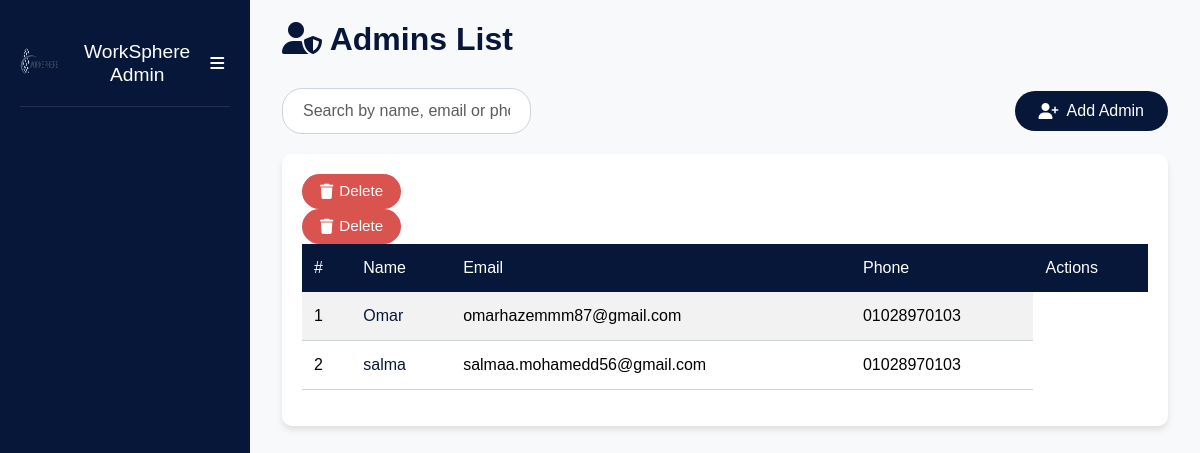
Page /admin/admins_list.php on the earlier database version.
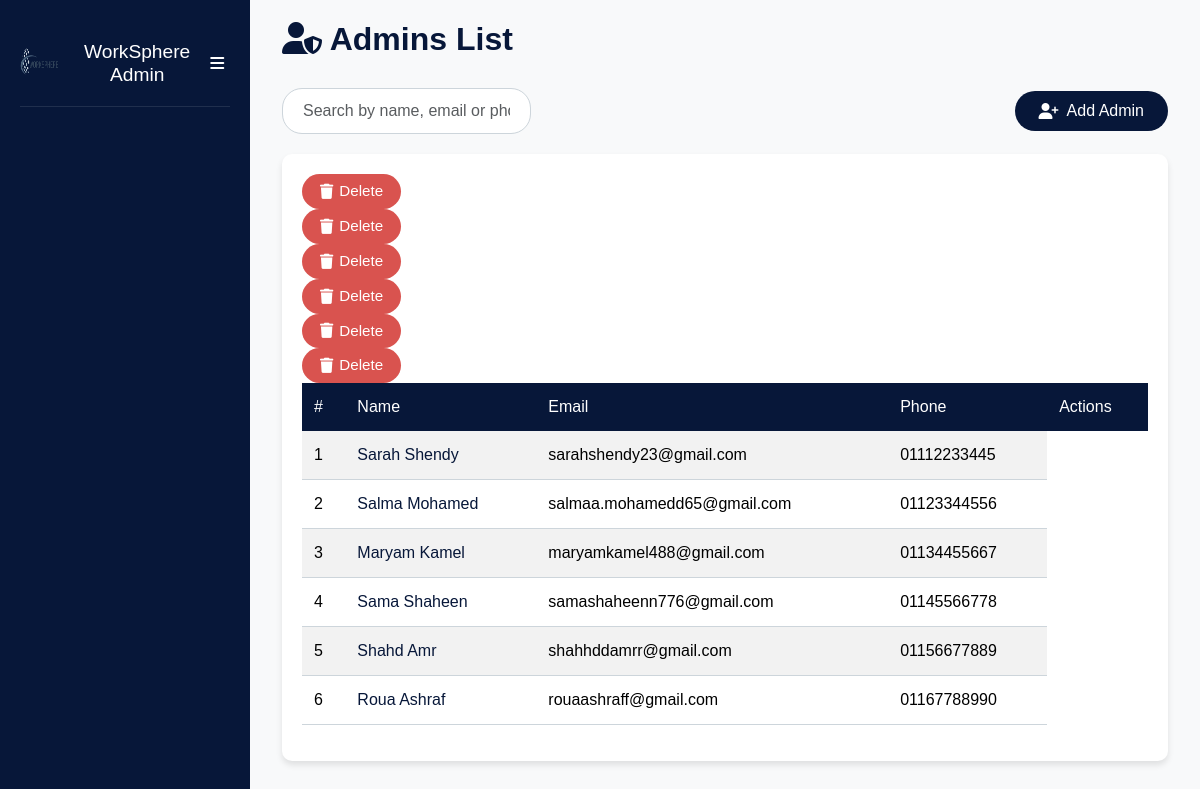
Same page on the later database version.
### tables this page shows
CREATE TABLE `users` (
  `user_id` int(11) NOT NULL,
  `name` varchar(255) NOT NULL,
  `email` varchar(255) NOT NULL,
  `phone` varchar(15) NOT NULL,
  `password` varchar(255) NOT NULL,
  `age` int(11) DEFAULT NULL,
  `job_title` varchar(255) DEFAULT NULL,
  `image` longtext DEFAULT 'default.png',
  `location` varchar(255) DEFAULT NULL,
  `created_at` timestamp NOT NULL DEFAULT current_timestamp(),
  `role_id` int(11) DEFAULT NULL,
  `last_seen` datetime NOT NULL DEFAULT current_timestamp(),
  `company_name` varchar(255) DEFAULT NULL,
  `contact_info` varchar(255) DEFAULT NULL,
  `company_type` varchar(255) DEFAULT NULL,
  `zone_id` int(11) DEFAULT NULL,
  `portfolio` longtext DEFAULT NULL,
  `action` varchar(255) NOT NULL DEFAULT 'active'
);

### admin/admins_list.php (the view, shortened to what this page needs)
<?php
include "sidebar.php";
if (isset($_POST['search']) && !empty($_POST['text'])) {
    $text = mysqli_real_escape_string($connect, $_POST['text']);
    $select_users = "SELECT `users`.`user_id`, `users`.`name`, `users`.`email`, `users`.`phone`
    FROM `users`
    WHERE `users`.`role_id` = '4' AND (`users`.`name` LIKE '%$text%' OR `users`.`email` LIKE '%$text%' OR `users`.`phone` LIKE '%$text%')";
} else {
    $select_users = "SELECT `users`.`user_id`, `users`.`name`, `users`.`email`, `users`.`phone`
    FROM `users`
    WHERE `users`.`role_id` = '4'";
}
$run_select = mysqli_query($connect, $select_users);
?>
<!DOCTYPE html>
<html lang="en">
<head>
    <link rel="stylesheet" href="https://cdnjs.cloudflare.com/ajax/libs/bootstrap/5.3.3/css/bootstrap.min.css">
    <link rel="stylesheet" href="https://cdnjs.cloudflare.com/ajax/libs/font-awesome/6.4.0/css/all.min.css">
    <link rel="stylesheet" href="https://cdn.jsdelivr.net/npm/sweetalert2@11/dist/sweetalert2.min.css">
</head>
<body>
    <div class="main-content" id="mainContent">
        <div class="container-fluid">
            <h2><i class="fas fa-user-shield"></i> Admins List</h2>
                <div class="controls-container">
                    <div class="search-wrapper">
                        <input type="text" id="searchText" class="form-control" placeholder="Search by name, email or phone...">
                </div>
                <button id="addAdminBtn" class="btn btn-primary" style="border-radius: 20px; padding: 8px 24px; font-weight: 500;"><i class="fas fa-user-plus"></i> Add Admin</button>
            </div>
                <div class="table-container">
                <div class="table-responsive">
                    <table class="table table-striped table-hover">
                        <thead>
                            <tr>
                                <th>#</th>
                                <th>Name</th>
                                <th>Email</th>
                                <th>Phone</th>
                                <th>Actions</th>
                            </tr>
                        </thead>
                        <tbody id="adminsTable">
                            <?php
                            $counter = 1;
                            if (mysqli_num_rows($run_select) > 0) {
                                foreach ($run_select as $row) {
                                    echo '<tr>';
                                    echo '<td>' . $counter++ . '</td>';
                                    echo '<td><a href="../profile.php?user_id=' . htmlspecialchars($row['user_id']) . '">' . htmlspecialchars($row['name']) . '</a></td>';
                                    echo '<td>' . htmlspecialchars($row['email']) . '</td>';
                                    echo '<td>' . htmlspecialchars($row['phone']) . '</td>';
                                    echo '<div class="action-buttons">';
                                    echo '<a href="?action=delete&id=' . htmlspecialchars($row['user_id']) . '" class="btn btn-danger btn-sm"><i class="fas fa-trash"></i> Delete</a>';
                                    echo '</div>';
                                    echo '</tr>';
                                }
                            } else {
                                echo '<tr><td colspan="5" class="text-center">No admins found</td></tr>';
                            }
                            ?>
                        </tbody>
                    </table>
                </div>
            </div>
        </div>
    </div>
</body>
</html>

### admin/sidebar.php (shortened to what this page needs)
<!DOCTYPE html>
<html lang="en">
<head>
    <link rel="stylesheet" href="https://cdnjs.cloudflare.com/ajax/libs/bootstrap/5.3.3/css/bootstrap.min.css">
    <link rel="stylesheet" href="https://cdnjs.cloudflare.com/ajax/libs/font-awesome/6.4.0/css/all.min.css">
</head>
<body>
<div class="sidebar">
    <div class="sidebar-header">
        <div class="logo-container">
            <img src="../img/logo.png" alt="Logo">
            <?php if (isset($_SESSION['role_id']) && $_SESSION['role_id'] == 3): ?>
                <h3>Workspace Owner</h3>
            <?php else: ?>
                <h3 style="color: #fff;">WorkSphere Admin</h3>
            <?php endif; ?>
        </div>
        <button class="toggle-sidebar" id="toggleSidebar">
            <i class="fas fa-bars"></i>
        </button>
    </div>
</div>
</body>
</html>

### admin/sidebar.php (style rules this page uses)
:root { --primary-color: #071739; --secondary-color: #4B6382; --info-color: #A4B5C4; --light-color: #CDD5DB; --accent-warm: #A68868; --accent-light: #E3C39D; }
body { background-color: #f8f9fa; font-family: 'DM Sans', sans-serif; }
.sidebar { position: fixed; top: 0; left: 0; height: 100vh; width: 250px; background-color: var(--primary-color); padding: 20px; color: white; transition: all 0.3s ease; z-index: 1000; }
.sidebar-header { padding: 20px 0; text-align: center; border-bottom: 1px solid rgba(255, 255, 255, 0.1); display: flex; align-items: center; justify-content: space-between; }
.sidebar-header .logo-container { display: flex; align-items: center; gap: 10px; }
.sidebar-header img { width: 40px; height: 40px; }
.sidebar-header h3 { margin: 0; font-size: 1.2rem; }
.toggle-sidebar { background: none; color: white; border: none; width: 30px; height: 30px; display: flex; align-items: center; justify-content: center; cursor: pointer; transition: all 0.3s ease; padding: 0; }
.main-content { margin-left: 250px; padding: 20px; transition: all 0.3s ease; }
.main-content { margin-left: 250px; padding: 20px; }
.table-container { width: 100%; background: #fff; padding: 20px; border-radius: 10px; box-shadow: 0px 4px 6px rgba(0, 0, 0, 0.1); margin-bottom: 20px; }

### admin/admins_list.php (style rules this page uses)
:root { --primary-color: #071739; --secondary-color: #4B6382; --info-color: #A4B5C4; --light-color: #CDD5DB; --accent-warm: #A68868; --accent-light: #E3C39D; }
body { background-color: #f8f9fa; font-family: 'DM Sans', sans-serif; }
.main-content { margin-left: 250px; padding: 20px; transition: all 0.3s ease; }
.table-container { width: 100%; background: #fff; padding: 20px; border-radius: 10px; box-shadow: 0px 4px 6px rgba(0, 0, 0, 0.1); margin-bottom: 20px; }
.table thead th { background-color: var(--primary-color); color: white; font-weight: 500; padding: 12px; border: none; }
.table tbody td { padding: 12px; vertical-align: middle; border-bottom: 1px solid var(--light-color); }
.table a { color: var(--primary-color); text-decoration: none; font-weight: 500; }
.controls-container { display: flex; justify-content: space-between; align-items: center; margin-bottom: 20px; flex-wrap: wrap; gap: 15px; }
h2 { color: var(--primary-color); font-weight: 700; margin-bottom: 30px; }
.action-buttons a.btn { border-radius: 20px !important; padding: 6px 18px !important; font-size: 0.95rem !important; font-weight: 500 !important; margin-right: 6px; transition: all 0.2s; box-shadow: none; display: inline-flex; align-items: center; gap: 6px; }
.action-buttons .btn-danger { background-color: #d9534f !important; color: white !important; border: none !important; }
.search-wrapper input { border-radius: 20px; padding: 10px 20px; border: 1px solid var(--light-color); width: 100%; max-width: 300px; transition: all 0.3s ease; }
#addAdminBtn { border-radius: 20px; padding: 10px 28px; font-weight: 600; background-color: var(--primary-color); color: #fff; border: none; transition: all 0.2s; box-shadow: none; display: inline-flex; align-items: center; gap: 8px; }
.sidebar { position: fixed; top: 0; left: 0; height: 100vh; width: 250px; background-color: var(--primary-color); padding: 20px; color: white; transition: all 0.3s ease; z-index: 1000; }
.sidebar-header { padding: 20px 0; text-align: center; border-bottom: 1px solid rgba(255, 255, 255, 0.1); display: flex; align-items: center; justify-content: space-between; }
.sidebar-header .logo-container { display: flex; align-items: center; gap: 10px; }
.sidebar-header img { width: 40px; height: 40px; }
.sidebar-header h3 { margin: 0; font-size: 1.2rem; }
.toggle-sidebar { background: none; color: white; border: none; width: 30px; height: 30px; display: flex; align-items: center; justify-content: center; cursor: pointer; transition: all 0.3s ease; padding: 0; }

Differences in the rows shown:
no longer on this page (row edited): users: name "Omar", email "omarhazemmm87@gmail.com", phone "01028970103"
no longer on this page (row edited): users: name "salma", email "salmaa.mohamedd56@gmail.com", phone "01028970103"
added users: name "Sarah Shendy", email "sarahshendy23@gmail.com", phone "01112233445"
added users: name "Salma Mohamed", email "salmaa.mohamedd65@gmail.com", phone "01123344556"
added users: name "Maryam Kamel", email "maryamkamel488@gmail.com", phone "01134455667"
added users: name "Sama Shaheen", email "samashaheenn776@gmail.com", phone "01145566778"
added users: name "Shahd Amr", email "shahhddamrr@gmail.com", phone "01156677889"
added users: name "Roua Ashraf", email "rouaashraff@gmail.com", phone "01167788990"
